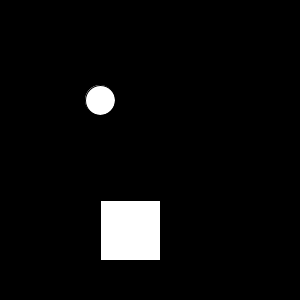
Frame 1 (no input)
Frame 60 (the mouse pressed at the canvas centre just before this capture): identical to frame 1, image omitted
Frame 120 (the mouse held since frame 60 and released just before this capture): identical to frame 1, image omitted

The Processing sketch that drew this single still picture (run headless with seeded random() and noise(); from frame 60 on, the mouse is pressed at the canvas centre):

// Processing sketch: tut05_03
// ── tut05_03.pde
Circle c;
Square s;

void setup()
{
  size(300, 300);
  c = new Circle(100, 100, 30); 
  s = new Square(100, 200, 30);
  println(s.getPerimeter());  // should print 240
  println(s);                 // should print "Square: length=30"    
}

void draw()
{
  background(0, 0, 0);
  c.display();
  s.display();
}

// ── Circle.pde
public class Circle extends Shape
{
  
  public Circle(int x, int y, int radius)
  {
    super(x, y, radius);
  }

  public void display()
  {
    ellipse(getX(), getY(), getRadius(), getRadius());
  }

  public double getArea()  
  {
    return getRadius()*getRadius()*Math.PI;
  }

  public String toString()
  {
    return "Circle: x="+getX()+"; y="+getY()+"; radius="+getRadius()+";";
  }
}

// ── Shape.pde
public class Shape
{
  private int x;
  private int y;
  private int radius;

  public Shape(int x, int y, int radius)
  {
    this.x=x;
    this.y=y;
    this.radius=radius;
  }

  public void display()
  {
    point(x, y);
  }

  public int getX()
  {
    return x;
  }

  public int getY()
  {
    return y;
  }

  public int getRadius()
  {
    return radius;
  }
}

// ── Square.pde
public class Square extends Shape
{  
  public Square(int x, int y, int radius)
  {
    super(x, y, radius * 2);
  }
  
  public void display()
  {
    rect(getX(), getY(), getRadius(), getRadius());
  }
  
  public int getPerimeter()  
  {
    return 4*getRadius();
  }
  
  public String toString()
  {
    return "Square: x="+getRadius()/2+";";
  }
}
